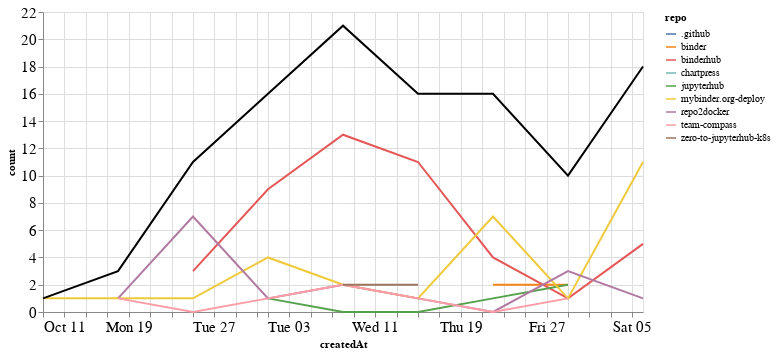

Source (notebook cell):
### Markdown cell above
### Comments

### Code cell
comments_time = comments.groupby('repo').resample('W', on='createdAt').count()['author'].reset_index()
comments_time = comments_time.rename(columns={'author': 'count'})
comments_time_total = comments_time.groupby('createdAt').agg({"count": "sum"}).reset_index()
ch1 = alt.Chart(comments_time, width=600).mark_line().encode(
    x='createdAt',
    y='count',
    color='repo',
    tooltip="repo"
)

ch2 = alt.Chart(comments_time_total, width=600).mark_line(color="black").encode(
    x='createdAt',
    y='count',
)

ch1 + ch2

### Figure 1 — Vega-Lite specification as saved in the notebook (floating-point values rounded to 4 significant figures)
{"config": {"axisLeft": {"labelFontSize": 15}, "axisBottom": {"labelFontSize": 15}}, "layer": [{"data": {"name": "data-92ad2259d8f105b9a84775a5ee179364"}, "mark": "line", "encoding": {"color": {"type": "nominal", "field": "repo"}, "tooltip": {"type": "nominal", "field": "repo"}, "x": {"type": "temporal", "field": "createdAt"}, "y": {"type": "quantitative", "field": "count"}}, "width": 600}, {"data": {"name": "data-dd8721c1bd8d9cbbecf0c462c87beb27"}, "mark": {"type": "line", "color": "black"}, "encoding": {"x": {"type": "temporal", "field": "createdAt"}, "y": {"type": "quantitative", "field": "count"}}, "width": 600}], "$schema": "https://vega.github.io/schema/vega-lite/v4.8.1.json", "datasets": {"data-92ad2259d8f105b9a84775a5ee179364": [{"repo": ".github", "createdAt": "2020-12-06T00:00:00", "count": 1}, {"repo": "binder", "createdAt": "2020-11-22T00:00:00", "count": 2}, {"repo": "binder", "createdAt": "2020-11-29T00:00:00", "count": 2}, {"repo": "binderhub", "createdAt": "2020-10-25T00:00:00", "count": 3}, {"repo": "binderhub", "createdAt": "2020-11-01T00:00:00", "count": 9}, {"repo": "binderhub", "createdAt": "2020-11-08T00:00:00", "count": 13}, {"repo": "binderhub", "createdAt": "2020-11-15T00:00:00", "count": 11}, {"repo": "binderhub", "createdAt": "2020-11-22T00:00:00", "count": 4}, {"repo": "binderhub", "createdAt": "2020-11-29T00:00:00", "count": 1}, {"repo": "binderhub", "createdAt": "2020-12-06T00:00:00", "count": 5}, {"repo": "chartpress", "createdAt": "2020-11-22T00:00:00", "count": 2}, {"repo": "jupyterhub", "createdAt": "2020-11-01T00:00:00", "count": 1}, {"repo": "jupyterhub", "createdAt": "2020-11-08T00:00:00", "count": 0}, {"repo": "jupyterhub", "createdAt": "2020-11-15T00:00:00", "count": 0}, {"repo": "jupyterhub", "createdAt": "2020-11-22T00:00:00", "count": 1}, {"repo": "jupyterhub", "createdAt": "2020-11-29T00:00:00", "count": 2}, {"repo": "mybinder.org-deploy", "createdAt": "2020-10-11T00:00:00", "count": 1}, {"repo": "mybinder.org-deploy", "createdAt": "2020-10-18T00:00:00", "count": 1}, {"repo": "mybinder.org-deploy", "createdAt": "2020-10-25T00:00:00", "count": 1}, {"repo": "mybinder.org-deploy", "createdAt": "2020-11-01T00:00:00", "count": 4}, {"repo": "mybinder.org-deploy", "createdAt": "2020-11-08T00:00:00", "count": 2}, {"repo": "mybinder.org-deploy", "createdAt": "2020-11-15T00:00:00", "count": 1}, {"repo": "mybinder.org-deploy", "createdAt": "2020-11-22T00:00:00", "count": 7}, {"repo": "mybinder.org-deploy", "createdAt": "2020-11-29T00:00:00", "count": 1}, {"repo": "mybinder.org-deploy", "createdAt": "2020-12-06T00:00:00", "count": 11}, {"repo": "repo2docker", "createdAt": "2020-10-18T00:00:00", "count": 1}, {"repo": "repo2docker", "createdAt": "2020-10-25T00:00:00", "count": 7}, {"repo": "repo2docker", "createdAt": "2020-11-01T00:00:00", "count": 1}, {"repo": "repo2docker", "createdAt": "2020-11-08T00:00:00", "count": 2}, {"repo": "repo2docker", "createdAt": "2020-11-15T00:00:00", "count": 1}, {"repo": "repo2docker", "createdAt": "2020-11-22T00:00:00", "count": 0}, {"repo": "repo2docker", "createdAt": "2020-11-29T00:00:00", "count": 3}, {"repo": "repo2docker", "createdAt": "2020-12-06T00:00:00", "count": 1}, {"repo": "team-compass", "createdAt": "2020-10-18T00:00:00", "count": 1}, {"repo": "team-compass", "createdAt": "2020-10-25T00:00:00", "count": 0}, {"repo": "team-compass", "createdAt": "2020-11-01T00:00:00", "count": 1}, {"repo": "team-compass", "createdAt": "2020-11-08T00:00:00", "count": 2}, {"repo": "team-compass", "createdAt": "2020-11-15T00:00:00", "count": 1}, {"repo": "team-compass", "createdAt": "2020-11-22T00:00:00", "count": 0}, {"repo": "team-compass", "createdAt": "2020-11-29T00:00:00", "count": 1}, {"repo": "zero-to-jupyterhub-k8s", "createdAt": "2020-11-08T00:00:00", "count": 2}, {"repo": "zero-to-jupyterhub-k8s", "createdAt": "2020-11-15T00:00:00", "count": 2}], "data-dd8721c1bd8d9cbbecf0c462c87beb27": [{"createdAt": "2020-10-11T00:00:00", "count": 1}, {"createdAt": "2020-10-18T00:00:00", "count": 3}, {"createdAt": "2020-10-25T00:00:00", "count": 11}, {"createdAt": "2020-11-01T00:00:00", "count": 16}, {"createdAt": "2020-11-08T00:00:00", "count": 21}, {"createdAt": "2020-11-15T00:00:00", "count": 16}, {"createdAt": "2020-11-22T00:00:00", "count": 16}, {"createdAt": "2020-11-29T00:00:00", "count": 10}, {"createdAt": "2020-12-06T00:00:00", "count": 18}]}}
